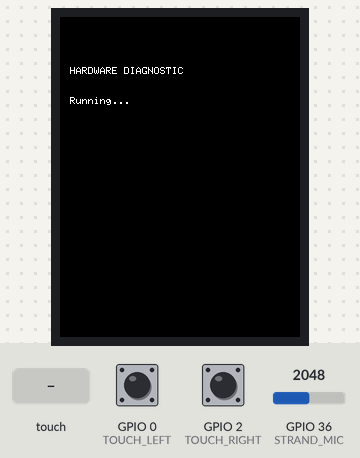
The sketch below on a simulated ESP32. Parts: 240×320 colour display. The inputs (shaded band) are chosen by the test bench; at power-on: GPIO 36 (STRAND_MIC) = 2048, GPIO 0 (TOUCH_LEFT) LOW, GPIO 2 (TOUCH_RIGHT) LOW. What the sketch prints to the serial monitor is not drawn.

Above: at 2.4 s.
2.5 s: touch panel pressed at 13 % / 10 % of its raw x / y range
4.0 s: touch panel pressed at 38 % / 10 % of its raw x / y range
10.6 s: GPIO 36 (STRAND_MIC) set to 104
12.1 s: GPIO 36 (STRAND_MIC) set to 93
Timing chart, 0 to 14.6 s (numbered marks = the images above; inputs shaded):
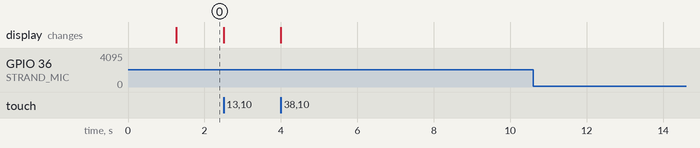

Measured:
- after the input at 10.6 s, every drawn part: stays the same
- after the input at 12.1 s, every drawn part: stays the same

The sketch:

Hardware_Test.ino
```cpp
#include <TFT_eSPI.h>
#include <XPT2046_Touchscreen.h>

// ═════ PIN DEFINITIONS ═════
#define TOUCH_CS 15      // D8
#define TOUCH_LEFT 0     // D3
#define TOUCH_RIGHT 2    // D4
#define STRAND_MIC A0    // A0

// Driver Initialization
TFT_eSPI tft = TFT_eSPI();
XPT2046_Touchscreen ts(TOUCH_CS);

void setup() {
  Serial.begin(115200);
  delay(1000); // Give serial monitor time to open

  Serial.println(F("\n\n"));
  Serial.println(F("======================================="));
  Serial.println(F(" COMPANION OS - FULL HARDWARE AUDIT "));
  Serial.println(F("======================================="));

  // 1. Setup Input Pins
  pinMode(TOUCH_LEFT, INPUT);
  pinMode(TOUCH_RIGHT, INPUT);

  // 2. Initialize Screen
  Serial.print(F("Initializing TFT Screen... "));
  tft.init();
  tft.setRotation(0);
  tft.fillScreen(TFT_BLACK);

  // Draw basic test text on screen
  tft.setTextColor(TFT_WHITE, TFT_BLACK);
  tft.setCursor(10, 50);
  tft.println("HARDWARE DIAGNOSTIC");
  tft.setCursor(10, 80);
  tft.println("Running...");
  Serial.println(F("Done."));

  // 3. Initialize Touch
  Serial.print(F("Initializing XPT2046 Touch... "));
  ts.begin();
  ts.setRotation(0);
  Serial.println(F("Done.\n"));

  Serial.println(F("======================================="));
  Serial.println(F("WATCH THE LIVE SENSOR READINGS BELOW:"));
  Serial.println(F("═══════════════════════════════════════\n"));
}

void loop() {
  // Check the physical TFT touchscreen mapping at maximum unthrottled loop speed
  if (ts.touched()) {
    TS_Point p = ts.getPoint();
    Serial.print(F("\n\n>>> SCREEN TOUCHED! (X:"));
    Serial.print(p.x);
    Serial.print(F(" Y:"));
    Serial.print(p.y);
    Serial.println(F(") <<<"));

    // Draw dot on screen wherever they push (Inverted mapping applied!)
    long mapX = map(p.x, 250, 3800, 240, 0);
    long mapY = map(p.y, 250, 3800, 320, 0);
    tft.fillCircle(mapX, mapY, 3, TFT_CYAN);
  }

  // Print raw sensor info only 5 times a second to prevent terminal flood
  static unsigned long lastPrint = 0;
  if (millis() - lastPrint >= 200) {
    int leftVal  = digitalRead(TOUCH_LEFT);
    int rightVal = digitalRead(TOUCH_RIGHT);
    int micVal   = analogRead(STRAND_MIC);

    Serial.print(F("LEFT Sensor (D3): "));
    Serial.print(leftVal == HIGH ? "[TOUCHED!]" : "_off_   ");
    Serial.print(F("  |  RIGHT Sensor (D4): "));
    Serial.print(rightVal == HIGH ? "[TOUCHED!]" : "_off_   ");
    Serial.print(F("  |  MIC Audio (A0): "));
    Serial.println(micVal);

    lastPrint = millis();
  }
}
```
